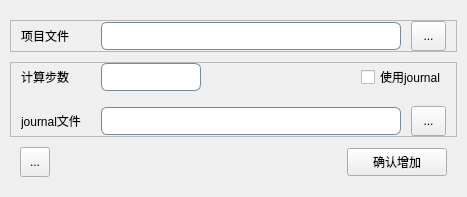
<?xml version="1.0" encoding="UTF-8"?>
<ui version="4.0">
 <class>Widget_add</class>
 <widget class="QWidget" name="Widget_add">
  <property name="geometry">
   <rect>
    <x>0</x>
    <y>0</y>
    <width>492</width>
    <height>203</height>
   </rect>
  </property>
  <property name="sizePolicy">
   <sizepolicy hsizetype="Minimum" vsizetype="Maximum">
    <horstretch>0</horstretch>
    <verstretch>0</verstretch>
   </sizepolicy>
  </property>
  <property name="minimumSize">
   <size>
    <width>0</width>
    <height>0</height>
   </size>
  </property>
  <property name="windowTitle">
   <string>选择新增项目</string>
  </property>
  <property name="layoutDirection">
   <enum>Qt::LeftToRight</enum>
  </property>
  <property name="styleSheet">
   <string notr="true">QLineEdit{
	border:1px solid #778899;
	border-radius:6px;
	padding:2px 2px}</string>
  </property>
  <layout class="QVBoxLayout" name="verticalLayout">
   <property name="spacing">
    <number>10</number>
   </property>
   <property name="sizeConstraint">
    <enum>QLayout::SetFixedSize</enum>
   </property>
   <property name="leftMargin">
    <number>10</number>
   </property>
   <property name="topMargin">
    <number>20</number>
   </property>
   <property name="rightMargin">
    <number>10</number>
   </property>
   <property name="bottomMargin">
    <number>20</number>
   </property>
   <item>
    <widget class="QFrame" name="frame_simple">
     <property name="maximumSize">
      <size>
       <width>16777215</width>
       <height>40</height>
      </size>
     </property>
     <property name="frameShape">
      <enum>QFrame::StyledPanel</enum>
     </property>
     <property name="frameShadow">
      <enum>QFrame::Raised</enum>
     </property>
     <layout class="QHBoxLayout" name="horizontalLayout">
      <property name="spacing">
       <number>10</number>
      </property>
      <property name="leftMargin">
       <number>10</number>
      </property>
      <property name="topMargin">
       <number>0</number>
      </property>
      <property name="rightMargin">
       <number>10</number>
      </property>
      <property name="bottomMargin">
       <number>0</number>
      </property>
      <item>
       <widget class="QLabel" name="label_project_address">
        <property name="minimumSize">
         <size>
          <width>70</width>
          <height>0</height>
         </size>
        </property>
        <property name="maximumSize">
         <size>
          <width>16777215</width>
          <height>28</height>
         </size>
        </property>
        <property name="text">
         <string>项目文件</string>
        </property>
       </widget>
      </item>
      <item>
       <widget class="QLineEdit" name="edit_project_address">
        <property name="sizePolicy">
         <sizepolicy hsizetype="Expanding" vsizetype="Fixed">
          <horstretch>0</horstretch>
          <verstretch>5</verstretch>
         </sizepolicy>
        </property>
        <property name="minimumSize">
         <size>
          <width>300</width>
          <height>28</height>
         </size>
        </property>
        <property name="maximumSize">
         <size>
          <width>16777215</width>
          <height>28</height>
         </size>
        </property>
       </widget>
      </item>
      <item>
       <widget class="QToolButton" name="btn_project_address">
        <property name="minimumSize">
         <size>
          <width>35</width>
          <height>30</height>
         </size>
        </property>
        <property name="maximumSize">
         <size>
          <width>40</width>
          <height>30</height>
         </size>
        </property>
        <property name="text">
         <string>...</string>
        </property>
        <property name="icon">
         <iconset>
          <normaloff>../../../../.designer/icon/openfile.png</normaloff>../../../../.designer/icon/openfile.png</iconset>
        </property>
        <property name="iconSize">
         <size>
          <width>30</width>
          <height>30</height>
         </size>
        </property>
       </widget>
      </item>
     </layout>
    </widget>
   </item>
   <item>
    <widget class="QFrame" name="frame_advanced">
     <property name="frameShape">
      <enum>QFrame::StyledPanel</enum>
     </property>
     <property name="frameShadow">
      <enum>QFrame::Raised</enum>
     </property>
     <layout class="QVBoxLayout" name="verticalLayout_2">
      <property name="spacing">
       <number>15</number>
      </property>
      <property name="leftMargin">
       <number>10</number>
      </property>
      <property name="topMargin">
       <number>0</number>
      </property>
      <property name="rightMargin">
       <number>10</number>
      </property>
      <property name="bottomMargin">
       <number>0</number>
      </property>
      <item>
       <layout class="QHBoxLayout" name="horizontalLayout_4">
        <property name="spacing">
         <number>10</number>
        </property>
        <item>
         <widget class="QLabel" name="label_iteration">
          <property name="minimumSize">
           <size>
            <width>70</width>
            <height>0</height>
           </size>
          </property>
          <property name="maximumSize">
           <size>
            <width>70</width>
            <height>16777215</height>
           </size>
          </property>
          <property name="text">
           <string>计算步数</string>
          </property>
         </widget>
        </item>
        <item>
         <widget class="QLineEdit" name="edit_iteration">
          <property name="minimumSize">
           <size>
            <width>0</width>
            <height>28</height>
           </size>
          </property>
          <property name="maximumSize">
           <size>
            <width>100</width>
            <height>28</height>
           </size>
          </property>
         </widget>
        </item>
        <item>
         <spacer name="horizontalSpacer_3">
          <property name="orientation">
           <enum>Qt::Horizontal</enum>
          </property>
          <property name="sizeHint" stdset="0">
           <size>
            <width>135</width>
            <height>20</height>
           </size>
          </property>
         </spacer>
        </item>
        <item>
         <widget class="QCheckBox" name="checkbox_journal">
          <property name="text">
           <string>使用journal</string>
          </property>
         </widget>
        </item>
       </layout>
      </item>
      <item>
       <layout class="QHBoxLayout" name="Hlayout_journal">
        <property name="spacing">
         <number>10</number>
        </property>
        <item>
         <widget class="QLabel" name="label_journal_address">
          <property name="minimumSize">
           <size>
            <width>70</width>
            <height>0</height>
           </size>
          </property>
          <property name="maximumSize">
           <size>
            <width>70</width>
            <height>28</height>
           </size>
          </property>
          <property name="text">
           <string>journal文件</string>
          </property>
         </widget>
        </item>
        <item>
         <widget class="QLineEdit" name="edit_journal_address">
          <property name="minimumSize">
           <size>
            <width>28</width>
            <height>0</height>
           </size>
          </property>
          <property name="maximumSize">
           <size>
            <width>350</width>
            <height>28</height>
           </size>
          </property>
         </widget>
        </item>
        <item>
         <widget class="QToolButton" name="btn_journal_address">
          <property name="minimumSize">
           <size>
            <width>35</width>
            <height>30</height>
           </size>
          </property>
          <property name="maximumSize">
           <size>
            <width>40</width>
            <height>30</height>
           </size>
          </property>
          <property name="text">
           <string>...</string>
          </property>
          <property name="icon">
           <iconset>
            <normaloff>../../../../.designer/icon/openfile.png</normaloff>../../../../.designer/icon/openfile.png</iconset>
          </property>
          <property name="iconSize">
           <size>
            <width>30</width>
            <height>30</height>
           </size>
          </property>
         </widget>
        </item>
       </layout>
      </item>
     </layout>
    </widget>
   </item>
   <item>
    <layout class="QHBoxLayout" name="horizontalLayout_2">
     <property name="leftMargin">
      <number>10</number>
     </property>
     <property name="rightMargin">
      <number>10</number>
     </property>
     <item>
      <widget class="QToolButton" name="btn_extend">
       <property name="minimumSize">
        <size>
         <width>30</width>
         <height>30</height>
        </size>
       </property>
       <property name="layoutDirection">
        <enum>Qt::LeftToRight</enum>
       </property>
       <property name="text">
        <string>...</string>
       </property>
       <property name="icon">
        <iconset>
         <normaloff>../../../../.designer/icon/extend.png</normaloff>../../../../.designer/icon/extend.png</iconset>
       </property>
       <property name="iconSize">
        <size>
         <width>20</width>
         <height>20</height>
        </size>
       </property>
       <property name="checkable">
        <bool>true</bool>
       </property>
      </widget>
     </item>
     <item>
      <spacer name="horizontalSpacer_2">
       <property name="orientation">
        <enum>Qt::Horizontal</enum>
       </property>
       <property name="sizeHint" stdset="0">
        <size>
         <width>40</width>
         <height>20</height>
        </size>
       </property>
      </spacer>
     </item>
     <item>
      <widget class="QPushButton" name="btn_add">
       <property name="minimumSize">
        <size>
         <width>100</width>
         <height>28</height>
        </size>
       </property>
       <property name="maximumSize">
        <size>
         <width>120</width>
         <height>16777215</height>
        </size>
       </property>
       <property name="text">
        <string>确认增加</string>
       </property>
      </widget>
     </item>
    </layout>
   </item>
  </layout>
 </widget>
 <resources/>
 <connections/>
</ui>
